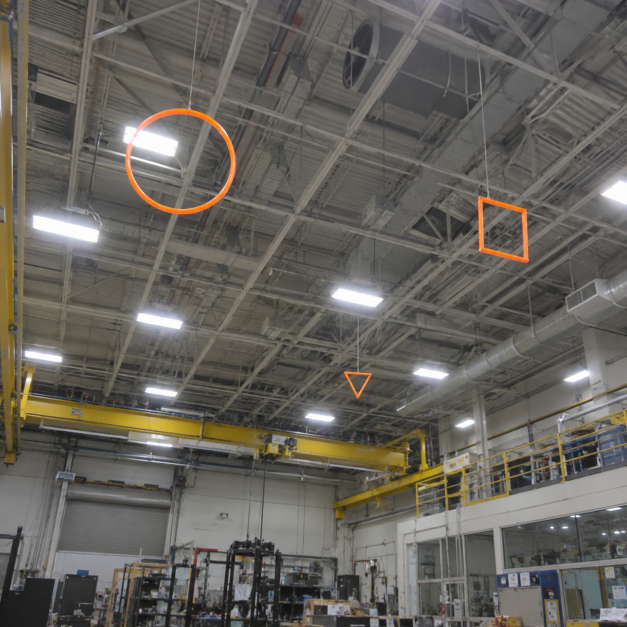
#> input picture research/orange-goals-20261007/backlit-goals.png, 1254 x 1254 px (shown at 1/2 size); its folder holds only this picture in this run
$ python -i goal_square.py   (imports and definitions only)
#> lines starting #> are read from the running program, lines starting #| are printed output that depends on the picture; after the words box and inside, x2 and y2 are one past the last pixel; in counts of white or black regions, pixels touching at a corner belong together
### src/dtr/vision.py
"""Bounded OpenCV color proposals + selected crop verifier; observational only."""

import os
import time

import cv2
import numpy as np

from .runtime import Predictor

HSV_RANGES = {
    "balloon": [((32, 30, 30), (95, 255, 255)), ((95, 35, 25), (175, 255, 255))],
    "goal": [((0, 45, 30), (12, 255, 255)), ((24, 50, 50), (42, 255, 255))],
}
DEFAULT_LIMIT = 12  # Offboard research budget, NOT an ARMv6 performance claim.
DEFAULT_PROFILE = "v2"
DEFAULT_DUPLICATE_POLICY = "nested"
RED_BLUE_PROFILE = "balloon_red_blue"
RED_BLUE_CLASSES = frozenset(("background", "red_balloon", "blue_balloon"))
# Capture targets are green/purple balloons; red/blue are the drones (user, 2026-10-12).
GREEN_PURPLE_PROFILE = "balloon_green_purple"
GREEN_PURPLE_CLASSES = frozenset(("background", "green_balloon", "purple_balloon"))
# Measured on DTR v10 train boxes vs non-IMG_ EngDes2 red/blue boxes: purple balloons
# sit at OpenCV hue 114-123, blue at 101-110. Starting purple at 112 keeps every
# purple box and ~2% of blue boxes; the legacy 95-175 band admits all blue.
GREEN_PURPLE_HSV = (((30, 35, 30), (85, 255, 255)), ((112, 40, 25), (165, 255, 255)))
PROPOSAL_PROFILES = (
    "v2",
    "orange_v3",
    "orange_low_sat",
    "rim_v4",
    "rim_budget",
    "orange_local",
    "balloon_external",
    "balloon_components",
    RED_BLUE_PROFILE,
    GREEN_PURPLE_PROFILE,
    "goal_gap9",
    "orange_regions",
    "orange_regions_compact",
    "goal_edges",
    "goal_lut",
)


# [15 lines left out: function validate_model_profile, not called in this run]


def color_masks(rgb, task, profile=DEFAULT_PROFILE):
    if profile not in PROPOSAL_PROFILES:
        raise ValueError("Unknown proposal profile")
    if task not in HSV_RANGES:
        raise ValueError("Task must be balloon or goal")
    if profile in (RED_BLUE_PROFILE, GREEN_PURPLE_PROFILE) and task != "balloon":
        raise ValueError(f"{profile} is only valid for the balloon task")
    if profile == RED_BLUE_PROFILE and os.environ.get("DTR_RED_BLUE_COLOR_LOOKUP"):
        from .color_lookup import red_blue_lookup_masks
        return red_blue_lookup_masks(rgb, os.environ["DTR_RED_BLUE_COLOR_LOOKUP"])
    if task == "goal" and profile == "goal_lut":
        from .color_lookup import goal_lookup_masks
        return goal_lookup_masks(rgb)
    hsv = cv2.cvtColor(rgb, cv2.COLOR_RGB2HSV)
    if profile == GREEN_PURPLE_PROFILE:
        # Narrow enough to keep red/blue drones out of the search; the crop model
        # still rejects green/purple clutter.
        return [cv2.inRange(hsv, lo, hi) for lo, hi in GREEN_PURPLE_HSV]
    if profile == RED_BLUE_PROFILE:
        # Broad proposal bands, not color decisions. The crop model must reject
        # orange goals, purple clutter, and non-balloon red/blue objects.
        red = cv2.inRange(hsv, (0, 45, 30), (10, 255, 255))
        red |= cv2.inRange(hsv, (170, 45, 30), (179, 255, 255))
        blue = cv2.inRange(hsv, (95, 45, 30), (130, 255, 255))
        return [red, blue]
    masks = [
        cv2.inRange(hsv, np.array(lo, np.uint8), np.array(hi, np.uint8))
        for lo, hi in HSV_RANGES[task]
    ]
    if task == "goal":
        masks[0] |= cv2.inRange(
            hsv, np.array((170, 45, 30), np.uint8), np.array((179, 255, 255), np.uint8)
        )
        if profile in ("orange_v3", "orange_low_sat"):
            # Distant, blurred orange rims lose saturation and shift toward yellow.
            # Keep yellow separate; the teacher still decides shape/color identity.
            masks[0] |= cv2.inRange(
                hsv,
                np.array((0, 25, 40), np.uint8),
                np.array((23 if profile == "orange_v3" else 12, 255, 255), np.uint8),
            )
    return masks


# [367 lines left out: functions color_mask, orange_local_mask, orange_regions, nested_rim, consolidate_rims, proposals and 3 more, not called in this run]

### src/dtr/goal_square.py
"""Square-goal search: color + four-corner shape filter, then the goal crop model confirms.

Team strategy aims only at the square hoop (largest opening). The shape filter
replaces the 12-crop goal search, so the model sees well under one crop per frame
on DTR frames. Our goal color changes every round, so callers pass it per launch.
Color must be independently confident and agree with the candidate's HSV mask.
Settings were chosen on DTR v10 train (2026-10-13); val was checked once.
"""

import time

import cv2
import numpy as np

from .vision import color_masks

GOAL_COLORS = ("orange", "yellow")  # Index matches the goal color_masks order.
SQUARE_LABELS = {"orange": "orange_square", "yellow": "yellow_square"}
MIN_SIDE = 8  # Below ~16 px squares are mostly lost at the mask anyway.
MAX_ASPECT = 1.8  # Perspective squashes a hanging square; keep moderate skew.
CORNER_EPS = 0.06  # approxPolyDP tolerance, fraction of hull perimeter.
MIN_FILL = 0.65  # Hull area / min-area rectangle; triangles sit near 0.5.
HOLLOW = 0.02  # A visible opening; hollow quads are classified first.
DEFAULT_MAX_CROPS = 4
DEFAULT_THRESHOLD = 0.8
DEFAULT_COLOR_THRESHOLD = 0.8


def order_corners(points):
    """Top-left, top-right, bottom-right, bottom-left in image coordinates."""
    points = np.asarray(points, np.float32).reshape(4, 2)
    total, diff = points.sum(1), points[:, 1] - points[:, 0]
    return [points[np.argmin(total)], points[np.argmin(diff)],
            points[np.argmax(total)], points[np.argmax(diff)]]


def square_candidates(rgb, colors=GOAL_COLORS):
    """Four-corner outer contours in the requested goal colors, hollow and large first."""
    unknown = set(colors) - set(GOAL_COLORS)
    if unknown or not colors:
        raise ValueError(f"Goal colors must be drawn from {GOAL_COLORS}")
    height, width = rgb.shape[:2]
    found = []
    for index, raw in enumerate(color_masks(rgb, "goal", "v2")):
        color = GOAL_COLORS[index]
        if color not in colors:
            continue
        mask = cv2.morphologyEx(raw, cv2.MORPH_CLOSE, np.ones((3, 3), np.uint8))
        contours, hierarchy = cv2.findContours(mask, cv2.RETR_CCOMP, cv2.CHAIN_APPROX_SIMPLE)
        if hierarchy is None:
            continue
        hierarchy = hierarchy[0]
        for i, contour in enumerate(contours):
            if hierarchy[i][3] != -1:
                continue  # Holes are read from the parent below.
            x, y, w, h = cv2.boundingRect(contour)
            if min(w, h) < MIN_SIDE or max(w / h, h / w) > MAX_ASPECT:
                continue
            if w * h > 0.75 * width * height:
                continue
            hull = cv2.convexHull(contour)
            hull_area = cv2.contourArea(hull)
            if hull_area <= 0:
                continue
            corners = cv2.approxPolyDP(hull, CORNER_EPS * cv2.arcLength(hull, True), True)
            if len(corners) != 4:
                continue
            _, (rw, rh), _ = cv2.minAreaRect(hull)
            if rw * rh <= 0 or hull_area / (rw * rh) < MIN_FILL:
                continue
            hole, child = 0.0, hierarchy[i][2]
            while child != -1:
                hole, child = max(hole, cv2.contourArea(contours[child])), hierarchy[child][0]
            pad = int(max(w, h) * 0.12)  # Same crop padding the goal model was trained on.
            found.append(dict(
                box=[x, y, x + w, y + h],
                crop_box=[max(0, x - pad), max(0, y - pad),
                          min(width, x + w + pad), min(height, y + h + pad)],
                color=color,
                corners=[[float(px), float(py)] for px, py in order_corners(corners)],
                hollow=hole / hull_area,
                area=float(hull_area),
            ))
    found.sort(key=lambda c: (c["hollow"] < HOLLOW, -c["area"]))
    return found


# [46 lines left out: functions validate_goal_model, find_squares, not called in this run]

>>> import cv2
>>> picture = cv2.imread('../../research/orange-goals-20261007/backlit-goals.png')
#> picture is the input picture: shape (1254, 1254, 3); mean B, G, R 91.6, 98.1, 101.7
>>> result = square_candidates(picture)
#> in color_masks, `hsv = cv2.cvtColor(rgb, cv2.COLOR_RGB2HSV)`: hsv: shape (1254, 1254, 3); mean H, S, V 92.4, 27.2, 102.7
#> in color_masks, `masks = [ cv2.inRange(hsv, np.array(lo, np.uint8), np.array(hi, np.uin..`: masks = 2 items
#> the loop in square_candidates, `for index, raw in enumerate(color_masks(rgb, "goal", "v2")):` made 2 passes
#> color on passes 1 to 2: 'orange', 'yellow'
#> pass 1, in square_candidates, `mask = cv2.morphologyEx(raw, cv2.MORPH_CLOSE, np.ones((3, 3), np.uint8))`:
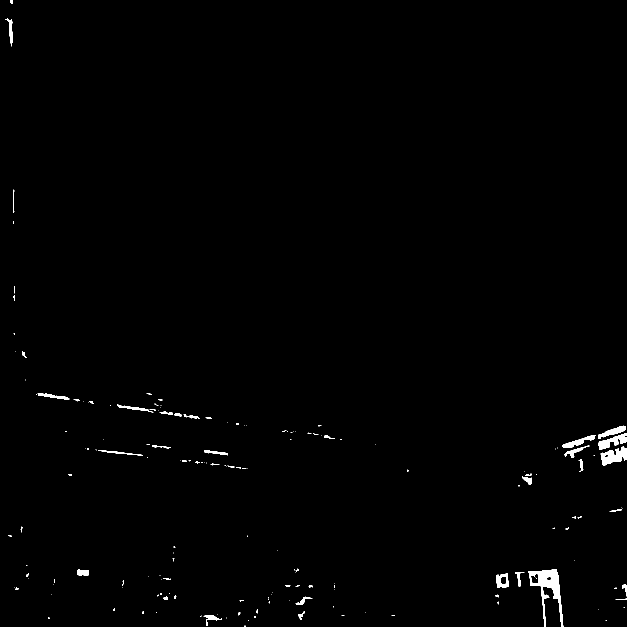
#> mask: shape (1254, 1254) (shown at 1/2 size); 0.7% white; 169 white regions (119 under 20 px), largest, box (x1, y1, x2, y2) and area: (1056, 1139, 1127, 1254) 2545, (1201, 893, 1254, 932) 1175, (1197, 866, 1254, 900) 835
#> pass 2, in square_candidates, `mask = cv2.morphologyEx(raw, cv2.MORPH_CLOSE, np.ones((3, 3), np.uint8))`:
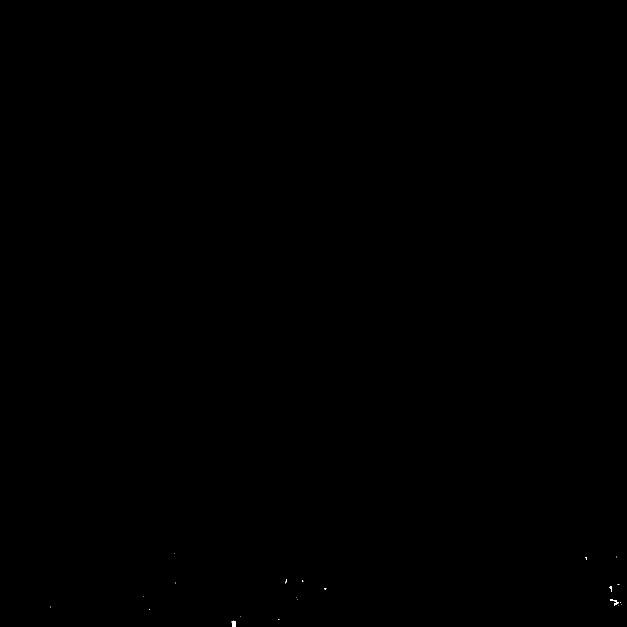
#> mask: shape (1254, 1254) (shown at 1/2 size); 0.02% white; 21 white regions (18 under 20 px), largest, box (x1, y1, x2, y2) and area: (463, 1241, 472, 1254) 93, (1220, 1198, 1238, 1212) 62, (1219, 1172, 1224, 1184) 31
#> after the loop in square_candidates, `for index, raw in enumerate(color_masks(rgb, "goal", "v2")):`: found = 8 items
#> result = 8 items

$ run again, on research/orange-goals-20261007/foil-clutter-negative.png
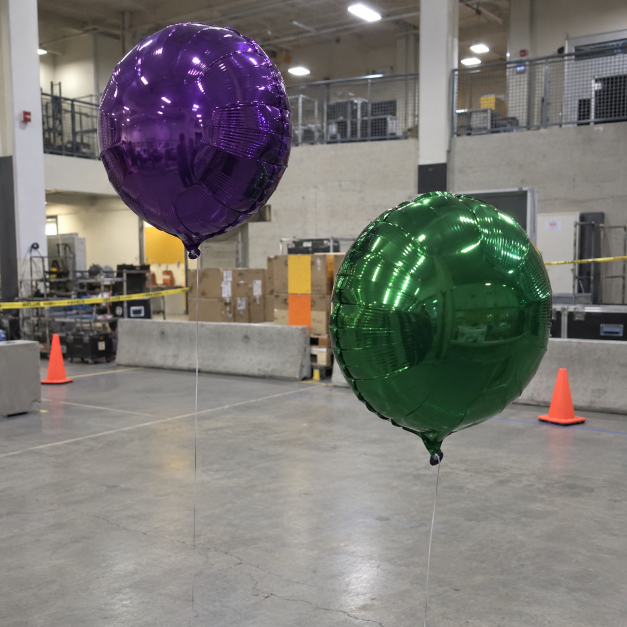
#> input picture research/orange-goals-20261007/foil-clutter-negative.png, 1254 x 1254 px (shown at 1/2 size)
#> picture is the input picture: shape (1254, 1254, 3); mean B, G, R 115.5, 119.8, 122.3
#> hsv: shape (1254, 1254, 3); mean H, S, V 98.8, 45.3, 128.5
#> masks = 2 items
#> the loop in square_candidates, `for index, raw in enumerate(color_masks(rgb, "goal", "v2")):` made 2 passes
#> color on pass 1: 'orange'
#> pass 1, in square_candidates, `mask = cv2.morphologyEx(raw, cv2.MORPH_CLOSE, np.ones((3, 3), np.uint8))`:
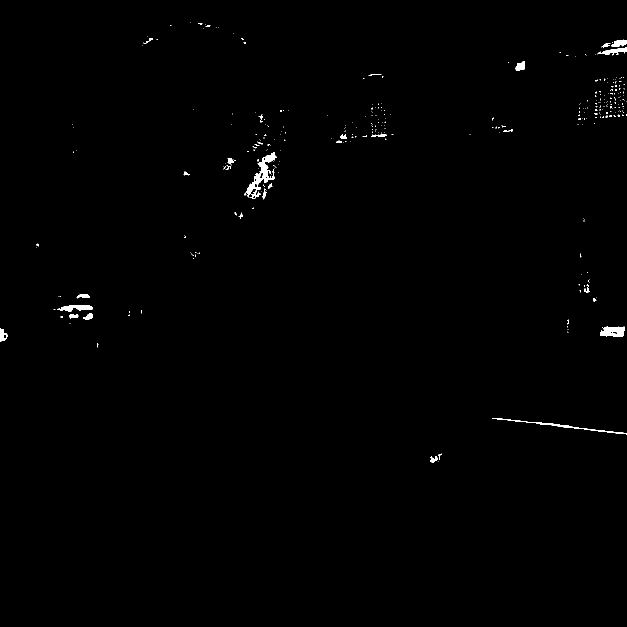
#> mask: shape (1254, 1254) (shown at 1/2 size); 0.46% white; 323 white regions (292 under 20 px), largest, box (x1, y1, x2, y2) and area: (492, 305, 554, 398) 1567, (1200, 653, 1249, 674) 788, (984, 836, 1254, 869) 669
#> after the loop in square_candidates, `for index, raw in enumerate(color_masks(rgb, "goal", "v2")):`: found = 11 items
